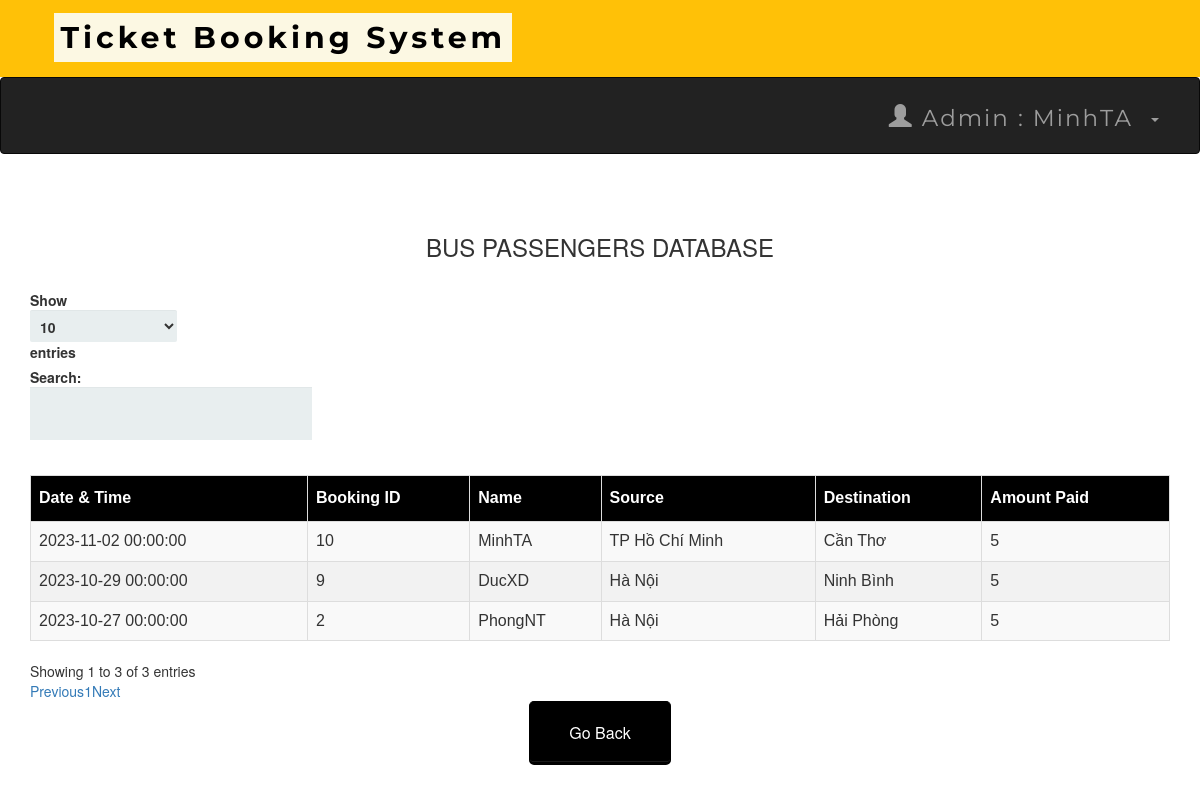
Page /adminbusdb.php (signed in) on the committed database.
### tables this page shows
CREATE TABLE `bustransactions` (
  `T_No.` int(10) NOT NULL,
  `email` varchar(50) NOT NULL,
  `source` varchar(50) NOT NULL,
  `dest` varchar(50) NOT NULL,
  `Name` varchar(50) NOT NULL,
  `Bus_No` int(11) NOT NULL,
  `NoOfpass` int(11) NOT NULL,
  `card_no` int(25) NOT NULL,
  `expmonth` int(2) NOT NULL,
  `expyear` int(2) NOT NULL,
  `cvv` int(3) NOT NULL,
  `pin` int(4) NOT NULL,
  `Date` datetime NOT NULL DEFAULT current_timestamp(),
  `Amt` int(10) NOT NULL
);

### adminbusdb.php (the view, shortened to what this page needs)
<?php
include 'connect.php';
include 'adminheader.php';
?>
<!DOCTYPE html>
<html>
<link rel='stylesheet' href='index.css'>
<head>
     <link rel="stylesheet" href="https://maxcdn.bootstrapcdn.com/bootstrap/3.3.6/css/bootstrap.min.css" />
     <link rel="stylesheet" href="https://cdn.datatables.net/1.10.12/css/dataTables.bootstrap.min.css" />
</head>
<body>
     <br /><br />
     <div class="container">
          <h3 align="center">BUS PASSENGERS DATABASE</h3>
          <br />
          <div class="table-responsive">
               <table id="data" class="table table-striped table-bordered">
                    <thead>
                         <tr>
                              <th> Date & Time</th>
                              <th> Booking ID </th>
                              <th> Name </th>
                              <th> Source </th>
                              <th> Destination </th>
                              <th> Amount Paid</th>
                         </tr>
                    </thead>
                    <tbody>
                         <?php
                         $result = mysqli_query($connect, "select * From bustransactions");
                         while ($row = mysqli_fetch_assoc($result)) :
                         ?>
                              <tr>
                                   <td><?php echo $row['Date']; ?></td>
                                   <td><?php echo $row['T_No.']; ?></td>
                                   <td><?php echo $row['Name']; ?></td>
                                   <td><?php echo $row['source']; ?></td>
                                   <td><?php echo $row['dest']; ?></td>
                                   <td><?php echo $row['Amt']; ?></td>
                              </tr>
                         <?php endwhile; ?>
                    </tbody>
               </table>
          </div>
     </div>
</body>
</html>
<table align='center'>
     <tr>
          <td><a href='admin.php'><button style="background-color: black ; border-color:black "><span style="color:white">Go Back </span> </button></a></td>
     </tr>

### index.css (style rules this page uses)
*, *:before, *:after { -moz-box-sizing: border-box; -webkit-box-sizing: border-box; box-sizing: border-box; }
a { text-decoration:none; }
td { text-align: center; }
button { padding: 19px 39px 18px 39px; color: #FFF; background-color: #a8db34; font-size: 18px; text-align: center; font-style: normal; border-radius: 5px; width: 100%; border: 1px solid #71db34; border-width: 1px 1px 3px; box-shadow: 0 -1px 0 rgba(255,255,255,0.1) inset; margin-bottom: 10px; }

### adminbusdb.php (style rules this page uses)
table#data { font-size: 16px; font-family: "Trebuchet MS", Arial, Helvetica, sans-serif; border-collapse: collapse; border-spacing: 0; width: 100%; }
#data td, #data th { border: 1px solid #ddd; text-align: left; padding: 8px; }
#data tr:nth-child(even) { background-color: #f2f2f2 }
#data th { padding-top: 11px; padding-bottom: 11px; background-color: black; color: white; }

### rows in the picture
bustransactions: Date "2023-10-27 00:00:00", value "2", Name "PhongNT", source "Hà Nội", dest "Hải Phòng", Amt "5"
bustransactions: Date "2023-10-29 00:00:00", value "9", Name "DucXD", source "Hà Nội", dest "Ninh Bình", Amt "5"
bustransactions: Date "2023-11-02 00:00:00", value "10", Name "MinhTA", source "TP Hồ Chí Minh", dest "Cần Thơ", Amt "5"

### other values in the picture
$_SESSION['name'] "MinhTA"
